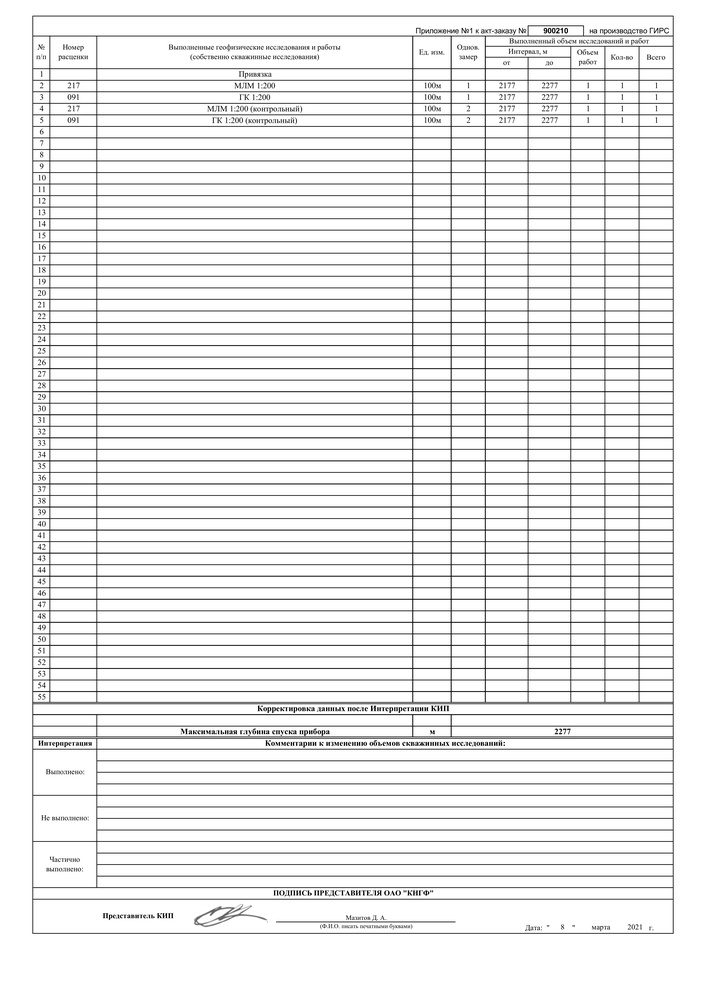
#> input picture task5_6/out0_0.jpg, 706 x 999 px, shrunk from 4135 x 5847 before the run
$ python task6.py
#> lines starting #> are read from the running program, lines starting #| are printed output that depends on the picture; after the words box and inside, x2 and y2 are one past the last pixel; in counts of white or black regions, pixels touching at a corner belong together
import cv2 as cv
import numpy as np

img = cv.imread('out0_0.jpg')
#> img is the input picture: shape (999, 706, 3); min 0, max 255, mean 235.9
rows, cols, chan = np.shape(img)
#> rows = 999; cols = 706; chan = 3
print(rows, cols)
#| 999 706
ycrcb = cv.cvtColor(img, cv.COLOR_BGR2YCR_CB)
#> ycrcb: shape (999, 706, 3); mean of channels 0, 1, 2 235.9, 128, 128
channels = cv.split(ycrcb)
edges = np.zeros(np.shape(channels[0]), np.uint8)

for channel in channels:
    ch = cv.blur(channel, (5, 5))
    canny = cv.Canny(ch, 100, 200, 5)
    edges += canny
#> this loop made 3 passes
#> pass 1, `ch = cv.blur(channel, (5, 5))`:
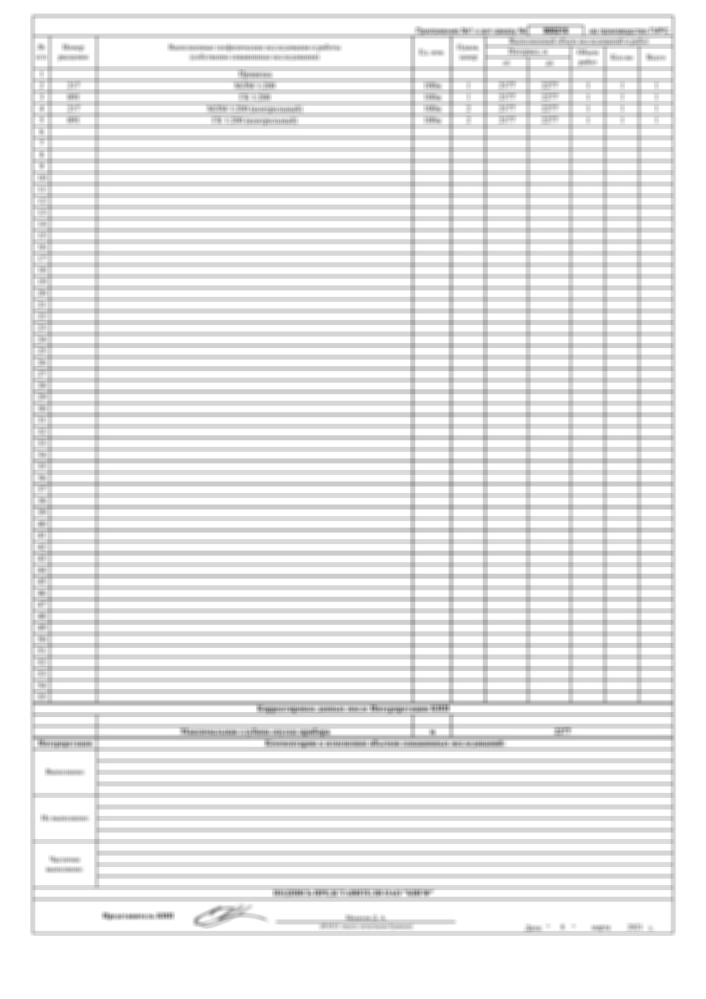
#> ch: shape (999, 706); min 96, max 255, mean 235.9
#> pass 1, `canny = cv.Canny(ch, 100, 200, 5)`:
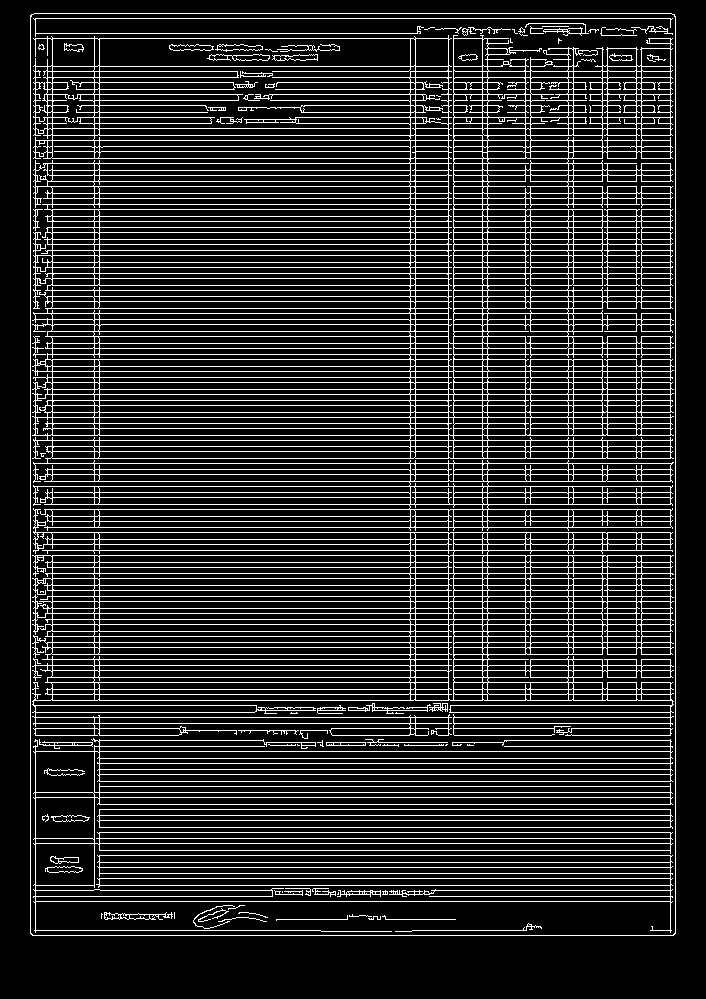
#> canny: shape (999, 706); 15.9% white in thin lines or dots, all inside (x1, y1, x2, y2) = (30, 13, 676, 936)

kernel = cv.getStructuringElement(cv.MORPH_ELLIPSE, (5, 5))
dilated = cv.dilate(edges, kernel)
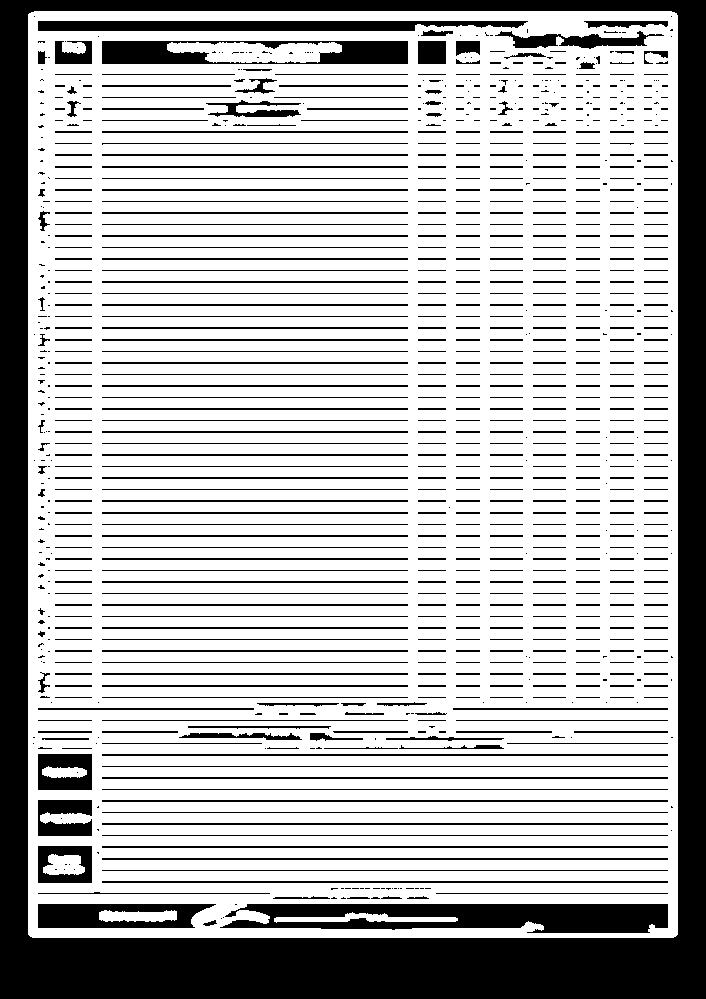
#> dilated: shape (999, 706); 72.3% white; 920 black regions (348 under 20 px)
contours, hierarchy = cv.findContours(dilated.copy(), cv.RETR_EXTERNAL, cv.CHAIN_APPROX_SIMPLE)
#> contours = 1 contour; box (x1, y1, x2, y2) and area: (28, 11, 678, 938) 600945

cntr = np.zeros((0, 1, 2), np.uint8)

min = (rows + cols) * 0.1
#> min = 170.5
print(min)
#| 170.5

for i, contour in enumerate(contours):
    length = cv.arcLength(contour, True)
    if (length > min):
        print("a")
        cntr = np.vstack((cntr, contour))
#> this loop made 1 pass
#> length on pass 1: 3143
#| a
#> after the loop, cntr = contour of 21 points, box (x1, y1, x2, y2) (28, 11, 678, 938), area 600945

print(np.shape(cntr))
#| (21, 1, 2)
hull = cv.convexHull(cntr)
#> hull = contour of 14 points, box (x1, y1, x2, y2) (28, 11, 678, 938), area 600950
mask = np.zeros((rows, cols), np.uint8)

cv.fillConvexPoly(mask, hull, color=255)
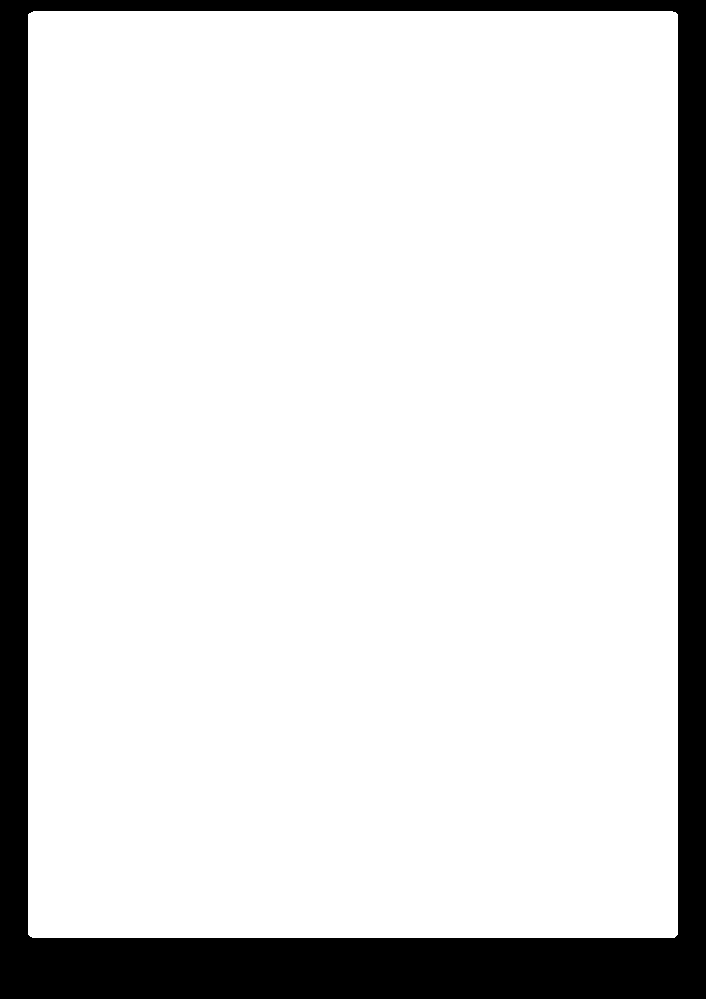
#> mask: shape (999, 706); 85.4% white; 1 black region

main_contour, hierarchy = cv.findContours(mask.copy(), cv.RETR_EXTERNAL, cv.CHAIN_APPROX_SIMPLE)
#> main_contour = 1 contour; box (x1, y1, x2, y2) and area: (28, 11, 678, 938) 600950
print(np.shape(main_contour[0]))
#| (16, 1, 2)
area = cv.contourArea(main_contour[0])
#> area = 600950
print(area)
#| 600950.0
print(int(area / (rows * cols) * 100), '%')
#| 85 %


def define_size(area1, area2):
#> called with area1 = 600950, area2 = 705294
    per = int(area1 / area2 * 100)
#> per = 85
    if (per > 50):
        print("VERY BIG")
        return 0
    if (per > 20):
        print("BIG")
        return 0
    if (per > 5):
        print("MEDIUM")
        return 0
    print("SMALL")
    return 0


define_size(area, rows * cols)


def define_shape(contour):
    area = cv.contourArea(contour)
#> area = 600950
    (x, y), radius = cv.minEnclosingCircle(contour)
#> x = 352.7; y = 474.2; radius = 563.4
    # center = (int(x), int(y))

    rect = cv.minAreaRect(contour)
#> rect = ((352.5, 474), (926, 649), -90)
    box = cv.boxPoints(rect)
#> box = [[677, 937], [28, 937], [28, 11], [677, 11]]
    box = np.int0(box)
#> box = [[676, 936], [28, 936], [28, 11], [676, 11]]

    retval, triangle = cv.minEnclosingTriangle(contour)
#> retval = 1195009; triangle = [[677, -311], [-617, 336], [677, 1536]]

    area_arr = list()
    area_arr.append(np.pi * radius ** 2)
    area_arr.append(cv.contourArea(box))
    area_arr.append(cv.contourArea(triangle))
    min_index = np.argmin(area_arr)
#> min_index = 1

    if min_index == 0:
        print("It might be circle")
    if min_index == 1:
        print("It might be rectangle")
    if min_index == 2:
        print("It might be triangle")
    # cv.circle(mask, center, int(radius), 100, 2)
    # cv.drawContours(mask, [box], 0, 50, 2)


define_shape(main_contour[0])

cv.imshow("original", img)
cv.imshow("mask", mask)
cv.imwrite("mask.jpg", mask)

cv.waitKey()
